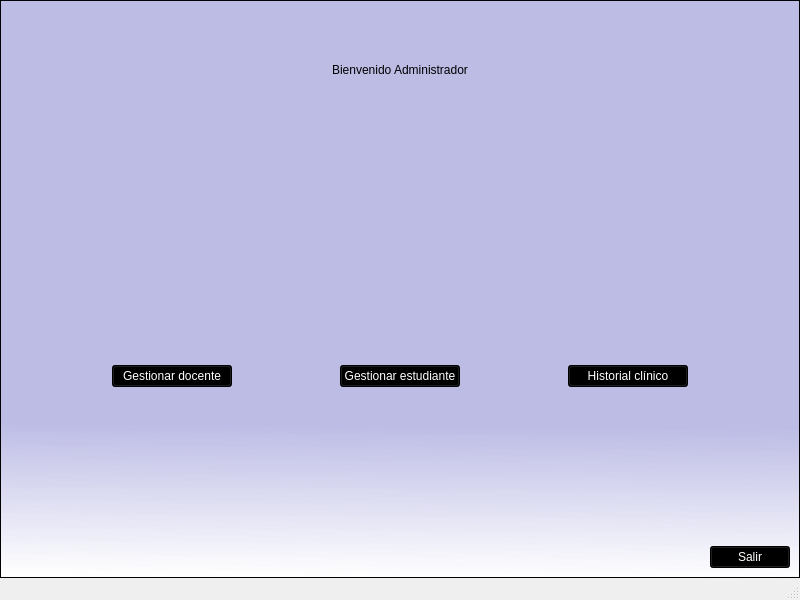
<?xml version="1.0" encoding="UTF-8"?>
<ui version="4.0">
 <class>MainWindow</class>
 <widget class="QMainWindow" name="MainWindow">
  <property name="geometry">
   <rect>
    <x>0</x>
    <y>0</y>
    <width>800</width>
    <height>600</height>
   </rect>
  </property>
  <property name="windowTitle">
   <string>MainWindow</string>
  </property>
  <widget class="QWidget" name="centralwidget">
   <layout class="QHBoxLayout" name="horizontalLayout">
    <property name="spacing">
     <number>0</number>
    </property>
    <property name="leftMargin">
     <number>0</number>
    </property>
    <property name="topMargin">
     <number>0</number>
    </property>
    <property name="rightMargin">
     <number>0</number>
    </property>
    <property name="bottomMargin">
     <number>0</number>
    </property>
    <item>
     <widget class="QFrame" name="frame">
      <property name="styleSheet">
       <string notr="true">background-color: rgb(255, 255, 255);
background-color: qlineargradient(spread:pad, x1:0.522, y1:0.516909, x2:0.517, y2:1, stop:0.448864 rgba(65, 63, 205, 75), stop:1 rgba(255, 255, 255, 255));</string>
      </property>
      <property name="frameShape">
       <enum>QFrame::StyledPanel</enum>
      </property>
      <property name="frameShadow">
       <enum>QFrame::Raised</enum>
      </property>
      <layout class="QVBoxLayout" name="verticalLayout_4">
       <item>
        <spacer name="verticalSpacer_3">
         <property name="orientation">
          <enum>Qt::Vertical</enum>
         </property>
         <property name="sizeType">
          <enum>QSizePolicy::Preferred</enum>
         </property>
         <property name="sizeHint" stdset="0">
          <size>
           <width>20</width>
           <height>50</height>
          </size>
         </property>
        </spacer>
       </item>
       <item>
        <layout class="QHBoxLayout" name="horizontalLayout_2">
         <item>
          <spacer name="horizontalSpacer">
           <property name="orientation">
            <enum>Qt::Horizontal</enum>
           </property>
           <property name="sizeHint" stdset="0">
            <size>
             <width>40</width>
             <height>20</height>
            </size>
           </property>
          </spacer>
         </item>
         <item>
          <widget class="QLabel" name="label">
           <property name="styleSheet">
            <string notr="true">font: 87 18pt &quot;Arial Black&quot;;
color: rgb(0,0,0);
background-color: rgba(0, 0, 0,0%);</string>
           </property>
           <property name="text">
            <string>Bienvenido Administrador</string>
           </property>
          </widget>
         </item>
         <item>
          <spacer name="horizontalSpacer_2">
           <property name="orientation">
            <enum>Qt::Horizontal</enum>
           </property>
           <property name="sizeHint" stdset="0">
            <size>
             <width>40</width>
             <height>20</height>
            </size>
           </property>
          </spacer>
         </item>
        </layout>
       </item>
       <item>
        <spacer name="verticalSpacer">
         <property name="orientation">
          <enum>Qt::Vertical</enum>
         </property>
         <property name="sizeHint" stdset="0">
          <size>
           <width>20</width>
           <height>40</height>
          </size>
         </property>
        </spacer>
       </item>
       <item>
        <layout class="QHBoxLayout" name="horizontalLayout_3">
         <item>
          <spacer name="horizontalSpacer_3">
           <property name="orientation">
            <enum>Qt::Horizontal</enum>
           </property>
           <property name="sizeHint" stdset="0">
            <size>
             <width>40</width>
             <height>20</height>
            </size>
           </property>
          </spacer>
         </item>
         <item>
          <layout class="QVBoxLayout" name="verticalLayout_2">
           <item>
            <widget class="QLabel" name="label_2">
             <property name="minimumSize">
              <size>
               <width>120</width>
               <height>120</height>
              </size>
             </property>
             <property name="styleSheet">
              <string notr="true">background-color: rgba(0, 0, 0,0%);
</string>
             </property>
             <property name="text">
              <string>&lt;html&gt;&lt;head/&gt;&lt;body&gt;&lt;p&gt;&lt;img src=&quot;:/cct/imagenes/klipartz.com (22).png&quot;/&gt;&lt;/p&gt;&lt;/body&gt;&lt;/html&gt;</string>
             </property>
             <property name="alignment">
              <set>Qt::AlignCenter</set>
             </property>
            </widget>
           </item>
           <item>
            <widget class="QPushButton" name="AdBotGesDoc">
             <property name="styleSheet">
              <string notr="true">QPushButton{
	
	background-color: rgb(0, 0, 0);
	font: 87 13pt &quot;Arial Black&quot;;
	color: rgb(255, 255, 255);
}

QPushButton:hover{

	background-color:#00aaff;
	font: 87 13pt &quot;Arial Black&quot;;
	color: rgb(0, 0, 0);

}</string>
             </property>
             <property name="text">
              <string>Gestionar docente</string>
             </property>
            </widget>
           </item>
          </layout>
         </item>
         <item>
          <spacer name="horizontalSpacer_5">
           <property name="orientation">
            <enum>Qt::Horizontal</enum>
           </property>
           <property name="sizeHint" stdset="0">
            <size>
             <width>40</width>
             <height>20</height>
            </size>
           </property>
          </spacer>
         </item>
         <item>
          <layout class="QVBoxLayout" name="verticalLayout">
           <item>
            <widget class="QLabel" name="label_3">
             <property name="minimumSize">
              <size>
               <width>120</width>
               <height>120</height>
              </size>
             </property>
             <property name="styleSheet">
              <string notr="true">background-color: rgba(0, 0, 0,0%);
</string>
             </property>
             <property name="text">
              <string>&lt;html&gt;&lt;head/&gt;&lt;body&gt;&lt;p&gt;&lt;img src=&quot;:/cct/imagenes/klipartz.com (23).png&quot;/&gt;&lt;/p&gt;&lt;/body&gt;&lt;/html&gt;</string>
             </property>
             <property name="alignment">
              <set>Qt::AlignCenter</set>
             </property>
            </widget>
           </item>
           <item>
            <widget class="QPushButton" name="AdBotGesEst">
             <property name="styleSheet">
              <string notr="true">QPushButton{
	
	background-color: rgb(0, 0, 0);
	font: 87 13pt &quot;Arial Black&quot;;
	color: rgb(255, 255, 255);
}

QPushButton:hover{

	background-color:#00aaff;
	font: 87 13pt &quot;Arial Black&quot;;
	color: rgb(0, 0, 0);

}</string>
             </property>
             <property name="text">
              <string>Gestionar estudiante</string>
             </property>
            </widget>
           </item>
          </layout>
         </item>
         <item>
          <spacer name="horizontalSpacer_7">
           <property name="orientation">
            <enum>Qt::Horizontal</enum>
           </property>
           <property name="sizeHint" stdset="0">
            <size>
             <width>40</width>
             <height>20</height>
            </size>
           </property>
          </spacer>
         </item>
         <item>
          <layout class="QVBoxLayout" name="verticalLayout_3">
           <item>
            <widget class="QLabel" name="label_4">
             <property name="minimumSize">
              <size>
               <width>120</width>
               <height>120</height>
              </size>
             </property>
             <property name="styleSheet">
              <string notr="true">background-color: rgba(0, 0, 0,0%);
</string>
             </property>
             <property name="text">
              <string>&lt;html&gt;&lt;head/&gt;&lt;body&gt;&lt;p&gt;&lt;img src=&quot;:/cct/imagenes/klipartz.com (24).png&quot;/&gt;&lt;/p&gt;&lt;/body&gt;&lt;/html&gt;</string>
             </property>
             <property name="alignment">
              <set>Qt::AlignCenter</set>
             </property>
            </widget>
           </item>
           <item>
            <widget class="QPushButton" name="AdBotHisto">
             <property name="styleSheet">
              <string notr="true">QPushButton{
	
	background-color: rgb(0, 0, 0);
	font: 87 13pt &quot;Arial Black&quot;;
	color: rgb(255, 255, 255);
}

QPushButton:hover{

	background-color:#00aaff;
	font: 87 13pt &quot;Arial Black&quot;;
	color: rgb(0, 0, 0);

}</string>
             </property>
             <property name="text">
              <string>Historial clínico</string>
             </property>
            </widget>
           </item>
          </layout>
         </item>
         <item>
          <spacer name="horizontalSpacer_6">
           <property name="orientation">
            <enum>Qt::Horizontal</enum>
           </property>
           <property name="sizeHint" stdset="0">
            <size>
             <width>40</width>
             <height>20</height>
            </size>
           </property>
          </spacer>
         </item>
        </layout>
       </item>
       <item>
        <spacer name="verticalSpacer_2">
         <property name="orientation">
          <enum>Qt::Vertical</enum>
         </property>
         <property name="sizeHint" stdset="0">
          <size>
           <width>20</width>
           <height>40</height>
          </size>
         </property>
        </spacer>
       </item>
       <item>
        <layout class="QHBoxLayout" name="horizontalLayout_5">
         <item>
          <spacer name="horizontalSpacer_11">
           <property name="orientation">
            <enum>Qt::Horizontal</enum>
           </property>
           <property name="sizeHint" stdset="0">
            <size>
             <width>40</width>
             <height>20</height>
            </size>
           </property>
          </spacer>
         </item>
         <item>
          <widget class="QPushButton" name="AcBotSal">
           <property name="styleSheet">
            <string notr="true">QPushButton{
	
	background-color: rgb(0, 0, 0);
	font: 87 13pt &quot;Arial Black&quot;;
	color: rgb(255, 255, 255);
}

QPushButton:hover{

	background-color:#00aaff;
	font: 87 13pt &quot;Arial Black&quot;;
	color: rgb(0, 0, 0);

}</string>
           </property>
           <property name="text">
            <string>Salir</string>
           </property>
          </widget>
         </item>
        </layout>
       </item>
      </layout>
     </widget>
    </item>
   </layout>
  </widget>
  <widget class="QStatusBar" name="statusbar"/>
 </widget>
 <resources>
  <include location="logo.qrc"/>
 </resources>
 <connections/>
</ui>
